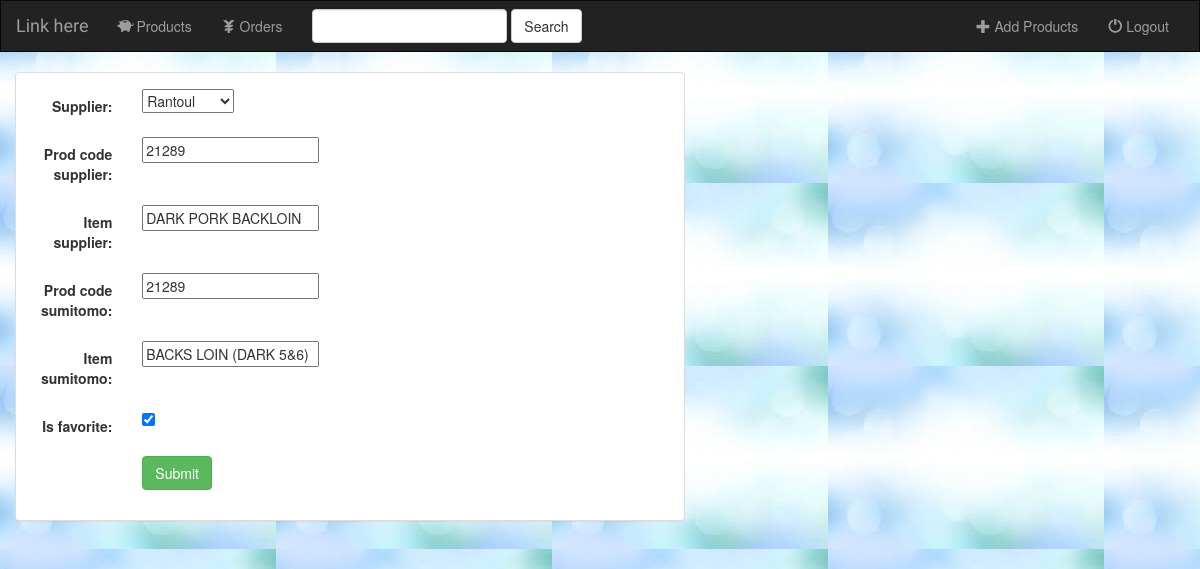
/pork02/products/21289/, run on the app's committed database.
### pork02/models.py (models this page shows, shortened)
class Suppliers(models.Model):
    supplier = models.CharField(max_length=144)
    def __str__(self):
        return self.supplier

class Products(models.Model):
    supplier = models.ForeignKey(Suppliers, on_delete=models.CASCADE) #Supplier
    prod_code_supplier = models.IntegerField(primary_key=True) #Supplier product code
    item_supplier = models.CharField(max_length=75) #Supplier Item Description
    prod_code_sumitomo = models.IntegerField() #Sumitomo product code
    item_sumitomo = models.CharField(max_length=75) #Sumitomo item description
    is_favorite = models.BooleanField(default=False)

### pork02/views.py (the view)
# urls.py: url(r'products/(?P<pk>[0-9]+)/$', views.ProductsUpdate.as_view(), name='product-update'),
class ProductsUpdate(UpdateView):
	model = Products
	fields = ['supplier', 'prod_code_supplier', 'item_supplier', 'prod_code_sumitomo', 'item_sumitomo', 'is_favorite']

### pork02/templates/pork02/products_form.html (shortened to what this page needs)
{% extends 'pork02/base.html' %}
{% block myBody %}
<div class="container-fluid">
  <div class="row">
    <div class="col-sm-12 col-md-7">
      <div class="panel panel-default">
        <div class="panel-body">
          <form class="form-horizontal" action="" method="post" enctype="multipart/form-data">
            {% include 'pork02/form-template.html' %}
            <div class="form-group">
              <div class="col-sm-offset-2 col-sm-10">
                <button type="submit" class="btn btn-success">Submit</button>
              </div>
            </div>
          </form>
        </div>
      </div>
    </div>
  </div>
</div>
{% endblock %}

### pork02/templates/pork02/form-template.html (shortened to what this page needs)
{% for field in form %}
  <div class="form-group">
      <div class="col-sm-offset-2 col-sm-10">
      </div>
      <label class="control-label col-sm-2">{{ field.label_tag }}</label>
      <div class="col-sm-10">{{ field }}</div>
  </div>
{% endfor %}

### pork02/static/pork02/style.css (style rules this page uses)
body { background: white url("images/background.png"); }

### data on the page
Suppliers: form "Rantoul"
Products: form "21289" "DARK PORK BACKLOIN" "21289" "BACKS LOIN (DARK 5&6)" "☑"

### other printed values
{{ field.label_tag }} "Supplier:" "Prod code supplier:" "Item supplier:" "Prod code sumitomo:" "Item sumitomo:" "Is favorite:"
